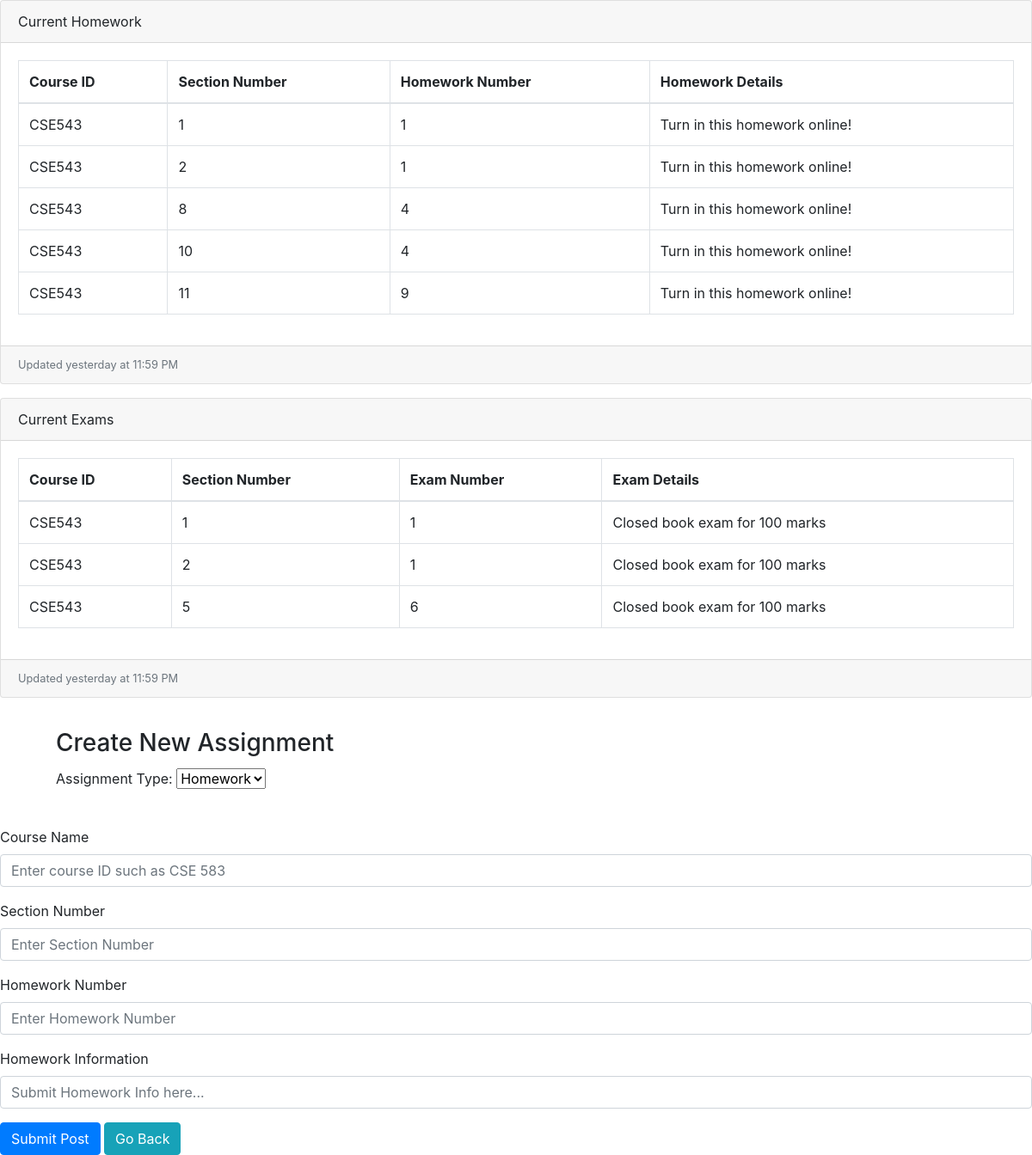
The page /creatAssign (signed in) on the database its author committed.
### tables this page shows
CREATE TABLE Homeworks
(
	CourseID TEXT,
	SecNo INTEGER,
	Hw_No INTEGER,
	Hw_Details TEXT
);

CREATE TABLE Exams
(
	CourseID TEXT,
	SecNo INTEGER,
	Exam_No TEXT,
	Exam_Details TEXT
);

### app.py (the view)
@app.route('/creatAssign',methods=['POST','GET'])
def creatAssign():
    username = session.get('username')
    prohomework = pro_get_homework(username)
    procourse = pro_get_exams(username)
    return render_template('createAssign.html', homeworkdata=prohomework, coursedata=procourse )

### app.py (called while the page is built)
def pro_get_homework(username): # Get the homework professor
    connect = sql.connect('database.db')
    cur = connect.execute('select b.CourseID, b.SecNo,b.Hw_No,b.Hw_Details from  Homeworks b left join  CourseProInfo a   on a.CourseID = b.CourseID where Email= ?',(username,))
    return cur.fetchall()

def pro_get_exams(username): # Get the exams professor
    connect = sql.connect('database.db')
    cur = connect.execute('select b.CourseID, b.SecNo,b.Exam_No,b.Exam_Details from  Exams b left join  CourseProInfo a   on a.CourseID = b.CourseID where Email= ?',(username,))
    return cur.fetchall()

### templates/createAssign.html (shortened to what this page needs)
<!DOCTYPE html>
<html lang="en" dir="ltr" xmlns="http://www.w3.org/1999/html">
<head>
    <link rel="stylesheet" href="https://stackpath.bootstrapcdn.com/bootstrap/4.4.1/css/bootstrap.min.css"
>
    </head>
<div class="card mb-3">
            <div class="card-header">
               Current Homework</div>
            <div class="card-body">
              <div class="table-responsive">
                <table class="table table-bordered" id="dataTable" width="100%" cellspacing="0">
                  <thead>
                    <tr>
                      <th>Course ID</th>
                      <th>Section Number</th>
                      <th>Homework Number</th>
                      <th>Homework Details</th>
                    </tr>
                  </thead>
                  <tbody id="customer-table">
            {% for CourseID, SecNo, Hw_No, Hw_Details in homeworkdata %}
                <tr>
                <td scope="row"> {{ CourseID }} </td>
                <td scope="row"> {{ SecNo }} </td>
                <td scope="row"> {{ Hw_No }} </td>
                <td scope="row"> {{ Hw_Details }} </td>
                </tr>
            {% endfor %}
                  </tbody>
                </table>
              </div>
            </div>
            <div class="card-footer small text-muted">Updated yesterday at 11:59 PM</div>
          </div>
<div class="card mb-3">
            <div class="card-header">
               Current Exams</div>
            <div class="card-body">
              <div class="table-responsive">
                <table class="table table-bordered" id="dataTable" width="100%" cellspacing="0">
                  <thead>
                    <tr>
                      <th>Course ID</th>
                      <th>Section Number</th>
                      <th>Exam Number</th>
                      <th>Exam Details</th>
                    </tr>
                  </thead>
                  <tbody id="customer-table">
            {% for CourseID, SecNo, Exam_No, Exam_Details in coursedata %}
                <tr>
                <td scope="row"> {{ CourseID }} </td>
                <td scope="row"> {{ SecNo }} </td>
                <td scope="row"> {{ Exam_No }} </td>
                <td scope="row"> {{ Exam_Details }} </td>
                </tr>
            {% endfor %}
                  </tbody>
                </table>
              </div>
            </div>
            <div class="card-footer small text-muted">Updated yesterday at 11:59 PM</div>
          </div>
        </html>
<form class="container-sm">
    <div class="card-body">
        <h3 class="card-title">Create New Assignment</h3>
        <form action="/name" method="POST">
            <div class="form-group">
                <label>Assignment Type:</label>
                <select class="select" onChange="javascript:test('mune_x' + this.value)">
                    <option value="1">Homework</option>
                </select>
            </div>
        </form>
    </div>
</form>
        <form action="/createHomExa" method="POST">
            <div id="x1" style="display: block" class="form-group">
                <label for="Courses">Course Name</label>
                <input type="text" name="hCourseName"   class="form-control" placeholder="Enter course ID such as CSE 583">
            </div>
            <div id="x2" style="display: block" class="form-group">
                <label for="Courses">Section Number</label>
                <input type="text" name="hSectionNumber"   class="form-control" placeholder="Enter Section Number">
            </div>
            <div id="x3" style="display: block" class="form-group">
                <label for="Courses">Homework Number</label>
                <input type="text" name="HomeworkNumber"   class="form-control" placeholder="Enter Homework Number">
            </div>
            <div id="x4" style="display: block" class="form-group">
                <label for="Post_Info">Homework Information</label>
                <input type="text" name="HomeworkInformation"   class="form-control" placeholder="Submit Homework Info here...">
            </div>
            <button type="submit" class="btn btn-primary">Submit Post</button>
            <a class="btn btn-info" href="/dashStudent" role="button">Go Back</a>
        </form>
<link rel="stylesheet" type="text/css" href="http://www.shieldui.com/shared/components/latest/css/light/all.min.css" />
</html>

### rows shown on the page
Homeworks: CourseID "CSE543", SecNo "1", Hw_No "1", Hw_Details "Turn in this homework online!"
Homeworks: CourseID "CSE543", SecNo "2", Hw_No "1", Hw_Details "Turn in this homework online!"
Homeworks: CourseID "CSE543", SecNo "8", Hw_No "4", Hw_Details "Turn in this homework online!"
Homeworks: CourseID "CSE543", SecNo "10", Hw_No "4", Hw_Details "Turn in this homework online!"
Homeworks: CourseID "CSE543", SecNo "11", Hw_No "9", Hw_Details "Turn in this homework online!"
Exams: CourseID "CSE543", SecNo "1", Exam_No "1", Exam_Details "Closed book exam for 100 marks"
Exams: CourseID "CSE543", SecNo "2", Exam_No "1", Exam_Details "Closed book exam for 100 marks"
Exams: CourseID "CSE543", SecNo "5", Exam_No "6", Exam_Details "Closed book exam for 100 marks"
